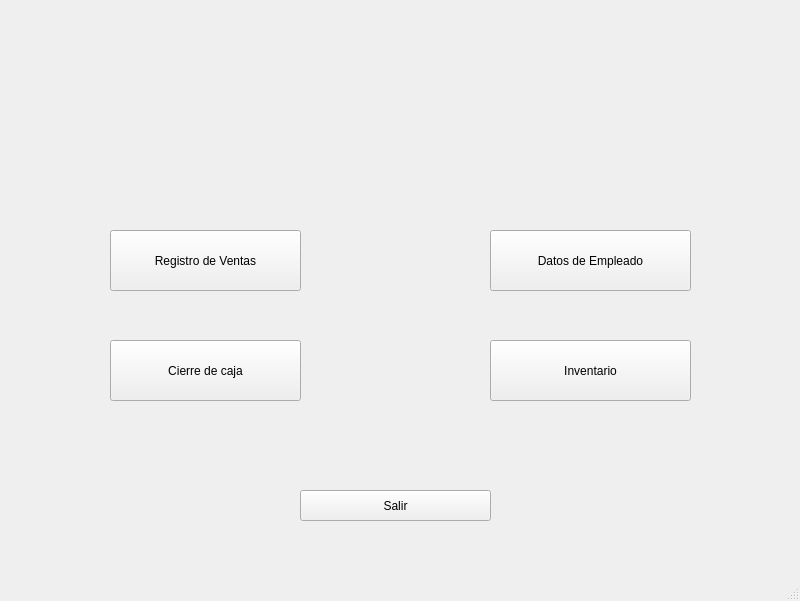
<?xml version="1.0" encoding="UTF-8"?>
<ui version="4.0">
 <class>MainWindow</class>
 <widget class="QMainWindow" name="MainWindow">
  <property name="geometry">
   <rect>
    <x>0</x>
    <y>0</y>
    <width>800</width>
    <height>601</height>
   </rect>
  </property>
  <property name="windowTitle">
   <string>MainWindow</string>
  </property>
  <widget class="QWidget" name="centralwidget">
   <widget class="QLabel" name="label_21">
    <property name="geometry">
     <rect>
      <x>10</x>
      <y>0</y>
      <width>781</width>
      <height>581</height>
     </rect>
    </property>
    <property name="text">
     <string/>
    </property>
    <property name="pixmap">
     <pixmap>Fondo Gris claro.jpg</pixmap>
    </property>
    <property name="scaledContents">
     <bool>true</bool>
    </property>
   </widget>
   <widget class="QLabel" name="label_20">
    <property name="geometry">
     <rect>
      <x>230</x>
      <y>10</y>
      <width>341</width>
      <height>191</height>
     </rect>
    </property>
    <property name="text">
     <string/>
    </property>
    <property name="pixmap">
     <pixmap>Logo Blanco.png</pixmap>
    </property>
    <property name="scaledContents">
     <bool>true</bool>
    </property>
   </widget>
   <widget class="QPushButton" name="pushButton_5">
    <property name="geometry">
     <rect>
      <x>490</x>
      <y>230</y>
      <width>201</width>
      <height>61</height>
     </rect>
    </property>
    <property name="styleSheet">
     <string notr="true">font: 14pt &quot;Mongolian Baiti&quot;;</string>
    </property>
    <property name="text">
     <string>Datos de Empleado</string>
    </property>
   </widget>
   <widget class="QPushButton" name="pushButton_6">
    <property name="geometry">
     <rect>
      <x>110</x>
      <y>340</y>
      <width>191</width>
      <height>61</height>
     </rect>
    </property>
    <property name="styleSheet">
     <string notr="true">font: 14pt &quot;Mongolian Baiti&quot;;</string>
    </property>
    <property name="text">
     <string>Cierre de caja</string>
    </property>
   </widget>
   <widget class="QPushButton" name="pushButton_7">
    <property name="geometry">
     <rect>
      <x>490</x>
      <y>340</y>
      <width>201</width>
      <height>61</height>
     </rect>
    </property>
    <property name="styleSheet">
     <string notr="true">font: 14pt &quot;Mongolian Baiti&quot;;</string>
    </property>
    <property name="text">
     <string>Inventario</string>
    </property>
   </widget>
   <widget class="QPushButton" name="pushButton_8">
    <property name="geometry">
     <rect>
      <x>300</x>
      <y>490</y>
      <width>191</width>
      <height>31</height>
     </rect>
    </property>
    <property name="styleSheet">
     <string notr="true">font: 14pt &quot;Mongolian Baiti&quot;;</string>
    </property>
    <property name="text">
     <string>Salir</string>
    </property>
   </widget>
   <widget class="QPushButton" name="pushButton_9">
    <property name="geometry">
     <rect>
      <x>110</x>
      <y>230</y>
      <width>191</width>
      <height>61</height>
     </rect>
    </property>
    <property name="styleSheet">
     <string notr="true">font: 14pt &quot;Mongolian Baiti&quot;;</string>
    </property>
    <property name="text">
     <string>Registro de Ventas</string>
    </property>
   </widget>
  </widget>
  <widget class="QMenuBar" name="menubar">
   <property name="geometry">
    <rect>
     <x>0</x>
     <y>0</y>
     <width>800</width>
     <height>21</height>
    </rect>
   </property>
  </widget>
  <widget class="QStatusBar" name="statusbar"/>
 </widget>
 <resources/>
 <connections/>
</ui>
